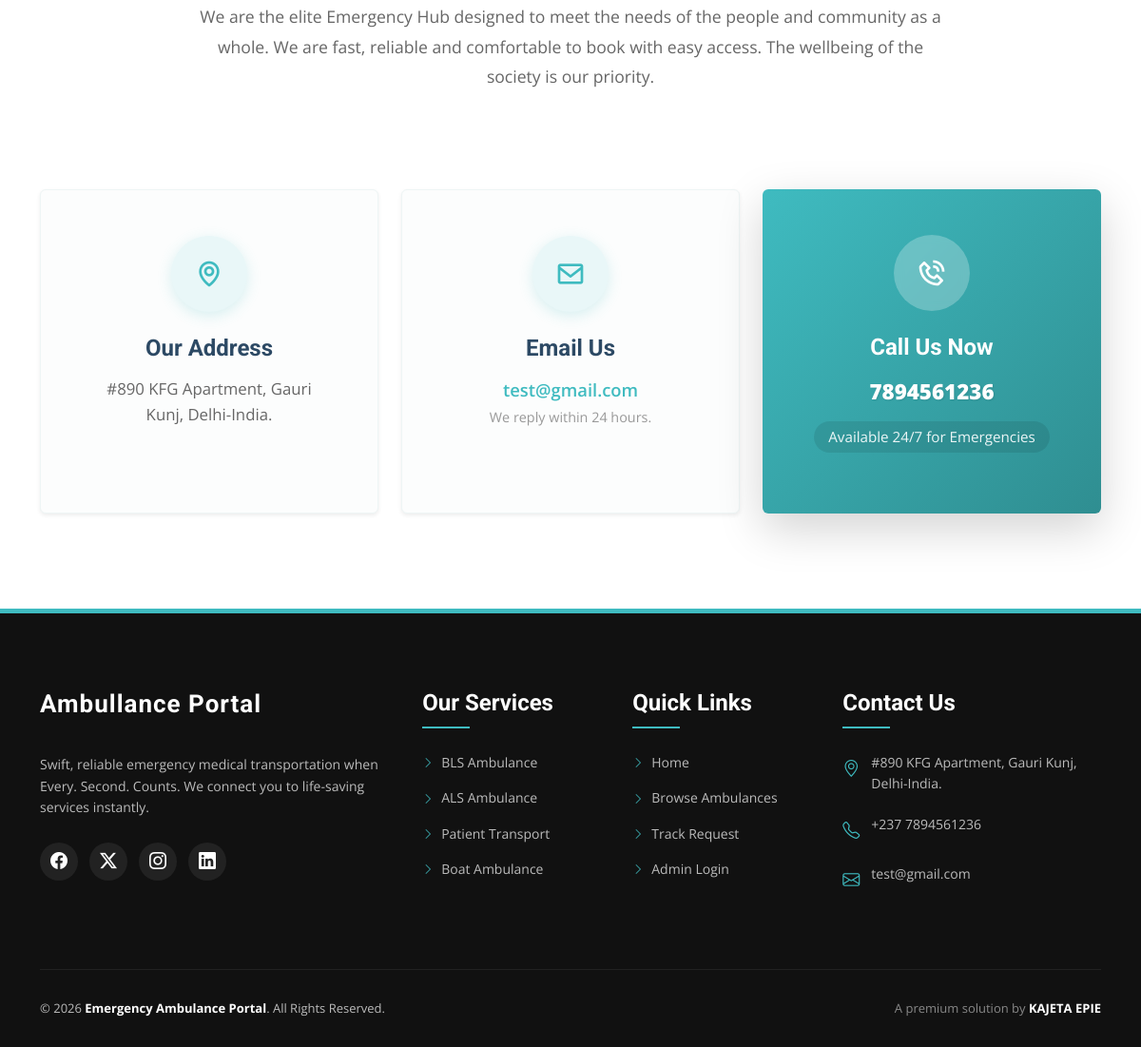
The app's page / (lower part), older data.
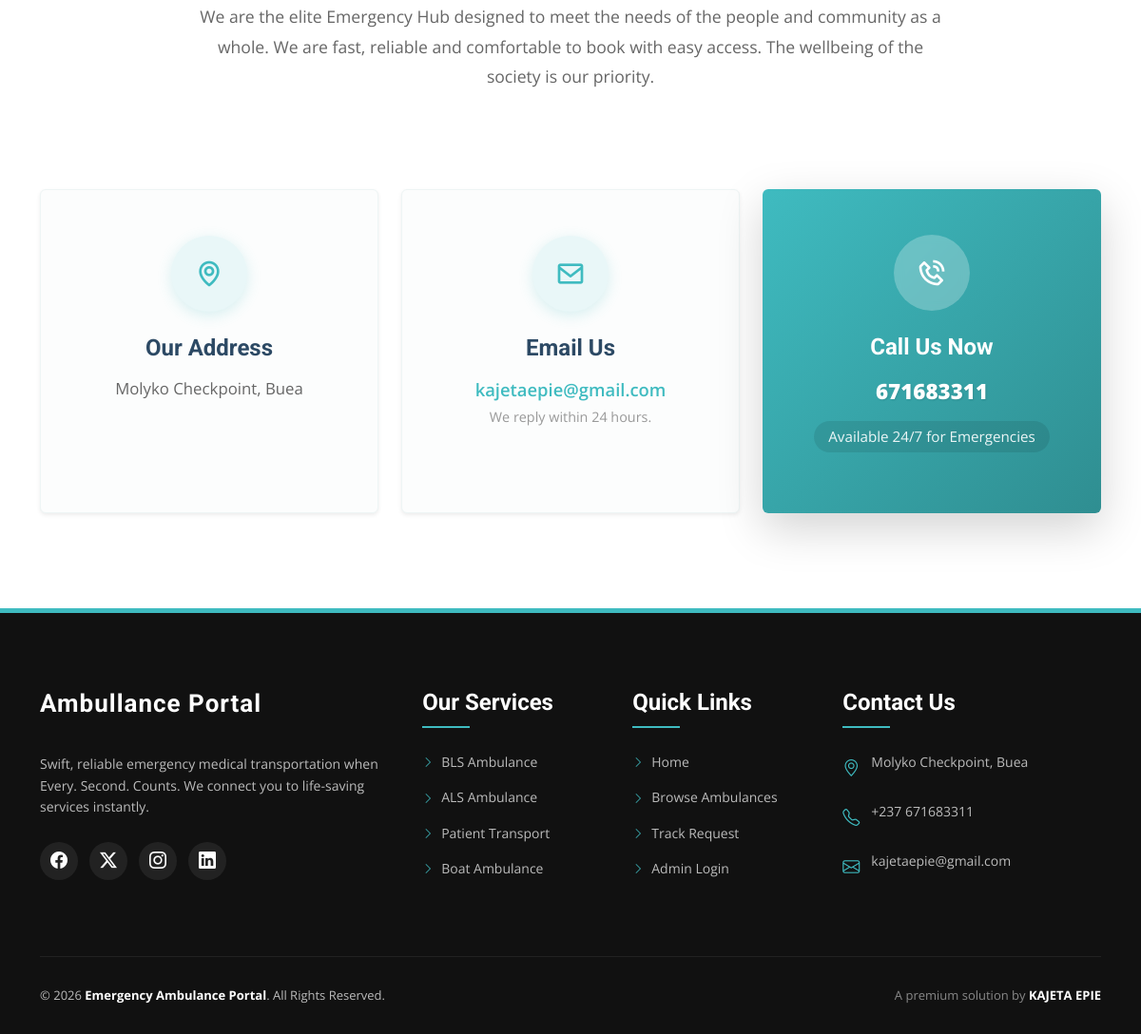
The same page, newer data.
### tables this page shows
CREATE TABLE `tblpage` (
  `ID` int(10) NOT NULL,
  `PageType` varchar(200) DEFAULT NULL,
  `PageTitle` varchar(200) DEFAULT NULL,
  `PageDescription` mediumtext DEFAULT NULL,
  `Email` varchar(200) DEFAULT NULL,
  `MobileNumber` bigint(10) DEFAULT NULL,
  `UpdationDate` timestamp NULL DEFAULT NULL ON UPDATE current_timestamp()
);

### index.php (the view, shortened to what this page needs)
<!DOCTYPE html>
<html lang="en">
<head>
  <link href="assets/vendor/fontawesome-free/css/all.min.css" rel="stylesheet">
  <link href="assets/vendor/animate.css/animate.min.css" rel="stylesheet">
  <link href="assets/vendor/aos/aos.css" rel="stylesheet">
  <link href="assets/vendor/bootstrap/css/bootstrap.min.css" rel="stylesheet">
  <link href="assets/vendor/bootstrap-icons/bootstrap-icons.css" rel="stylesheet">
  <link href="assets/vendor/boxicons/css/boxicons.min.css" rel="stylesheet">
  <link href="assets/vendor/glightbox/css/glightbox.min.css" rel="stylesheet">
  <link href="assets/vendor/swiper/swiper-bundle.min.css" rel="stylesheet">
  <link href="assets/css/style.css" rel="stylesheet">
</head>
<body>
 <?php include_once('includes/header.php');?>
  <main id="main">
    <section id="contact" class="contact" style="padding: 100px 0; background: #fff;">
      <div class="container" data-aos="fade-up">
        <div class="section-title text-center mb-5">
          <p style="font-size: 1.1rem; color: #666; max-width: 800px; margin: 0 auto; line-height: 1.8;">We are the elite Emergency Hub designed to meet the needs of the people and community as a whole. We are fast, reliable and comfortable to book with easy access. The wellbeing of the society is our priority.</p>
        </div>
        <?php
        $query=mysqli_query($con,"select * from tblpage where PageType='contactus'");
        while ($row=mysqli_fetch_array($query)) {
        ?>
        <div class="row g-4 mt-2 justify-content-center">
          <div class="col-lg-4 col-md-6" data-aos="zoom-in" data-aos-delay="100">
            <div class="info-card h-100 p-5 text-center rounded shadow-sm" style="background: #fcfdfd; border: 1px solid #eef5f5; transition: all 0.3s ease;" onmouseover="this.style.transform='translateY(-10px)'; this.style.boxShadow='0 15px 35px rgba(63,187,192,0.15)';" onmouseout="this.style.transform='none'; this.style.boxShadow='0 .125rem .25rem rgba(0,0,0,.075)';">
              <div class="icon-wrapper mb-4" style="width: 80px; height: 80px; background: #e9f7f8; color: #3fbbc0; font-size: 32px; border-radius: 50%; display: flex; align-items: center; justify-content: center; margin: 0 auto; box-shadow: 0 4px 15px rgba(63,187,192,0.2);">
                <i class="bx bx-map"></i>
              </div>
              <h3 style="font-size: 1.5rem; font-weight: 700; color: #2c4964; margin-bottom: 15px;">Our Address</h3>
              <p style="color: #666; line-height: 1.6; font-size: 1.05rem;"><?php echo $row['PageDescription']; ?></p>
            </div>
          </div>
          <div class="col-lg-4 col-md-6" data-aos="zoom-in" data-aos-delay="200">
            <div class="info-card h-100 p-5 text-center rounded shadow-sm" style="background: #fcfdfd; border: 1px solid #eef5f5; transition: all 0.3s ease;" onmouseover="this.style.transform='translateY(-10px)'; this.style.boxShadow='0 15px 35px rgba(63,187,192,0.15)';" onmouseout="this.style.transform='none'; this.style.boxShadow='0 .125rem .25rem rgba(0,0,0,.075)';">
              <div class="icon-wrapper mb-4" style="width: 80px; height: 80px; background: #e9f7f8; color: #3fbbc0; font-size: 32px; border-radius: 50%; display: flex; align-items: center; justify-content: center; margin: 0 auto; box-shadow: 0 4px 15px rgba(63,187,192,0.2);">
                <i class="bx bx-envelope"></i>
              </div>
              <h3 style="font-size: 1.5rem; font-weight: 700; color: #2c4964; margin-bottom: 15px;">Email Us</h3>
              <p style="margin: 0;"><a href="mailto:<?php echo $row['Email']; ?>" style="color: #3fbbc0; text-decoration: none; font-size: 1.15rem; font-weight: 600;"><?php echo $row['Email']; ?></a></p>
              <p style="color: #999;font-size: 0.9rem; margin-top:5px;">We reply within 24 hours.</p>
            </div>
          </div>
          <div class="col-lg-4 col-md-6" data-aos="zoom-in" data-aos-delay="300">
            <div class="info-card h-100 p-5 text-center rounded shadow-lg" style="background: linear-gradient(135deg, #3fbbc0 0%, #2f8e91 100%); color: #fff; border: none; transition: all 0.3s ease;" onmouseover="this.style.transform='translateY(-10px)'; this.style.boxShadow='0 20px 40px rgba(63,187,192,0.4)';" onmouseout="this.style.transform='none'; this.style.boxShadow='0 10px 30px rgba(63,187,192,0.2)';">
              <div class="icon-wrapper mb-4" style="width: 80px; height: 80px; background: rgba(255,255,255,0.25); color: #fff; font-size: 32px; border-radius: 50%; display: flex; align-items: center; justify-content: center; margin: 0 auto; backdrop-filter: blur(5px);">
                <i class="bx bx-phone-call"></i>
              </div>
              <h3 style="font-size: 1.5rem; font-weight: 700; color: #fff; margin-bottom: 15px;">Call Us Now</h3>
              <p style="font-size: 1.4rem; font-weight: 800; margin: 0; text-shadow: 1px 1px 2px rgba(0,0,0,0.1);"><?php echo $row['MobileNumber']; ?></p>
              <p style="margin-top: 15px; font-size: 0.95rem; opacity: 0.9; background: rgba(0,0,0,0.1); padding: 5px 15px; border-radius: 20px; display: inline-block;">Available 24/7 for Emergencies</p>
            </div>
          </div>
        </div>
        <?php } ?>
      </div>
    </section>
  </main>
  <?php include_once('includes/footer.php');?>
</body>
</html>

### includes/footer.php (shortened to what this page needs)
<footer class="professional-footer">
    <div class="container">
        <div class="footer-grid">
            <div class="footer-col about">
                <h3>Ambullance Portal</h3>
                <p>Swift, reliable emergency medical transportation when Every. Second. Counts. We connect you to life-saving services instantly.</p>
                <div class="social-links">
                    <a href="#"><i class="bi bi-facebook"></i></a>
                    <a href="#"><i class="bi bi-twitter-x"></i></a>
                    <a href="#"><i class="bi bi-instagram"></i></a>
                    <a href="#"><i class="bi bi-linkedin"></i></a>
                </div>
            </div>
            <div class="footer-col">
                <h4>Our Services</h4>
                <ul class="footer-links">
                    <li><i class="bi bi-chevron-right"></i> <a href="#">BLS Ambulance</a></li>
                    <li><i class="bi bi-chevron-right"></i> <a href="#">ALS Ambulance</a></li>
                    <li><i class="bi bi-chevron-right"></i> <a href="#">Patient Transport</a></li>
                    <li><i class="bi bi-chevron-right"></i> <a href="#">Boat Ambulance</a></li>
                </ul>
            </div>
            <div class="footer-col">
                <h4>Quick Links</h4>
                <ul class="footer-links">
                    <li><i class="bi bi-chevron-right"></i> <a href="index.php">Home</a></li>
                    <li><i class="bi bi-chevron-right"></i> <a href="index.php#ambulance-availability">Browse Ambulances</a></li>
                    <li><i class="bi bi-chevron-right"></i> <a href="check-request.php">Track Request</a></li>
                    <li><i class="bi bi-chevron-right"></i> <a href="admin/login.php">Admin Login</a></li>
                </ul>
            </div>
            <div class="footer-col contact">
                <h4>Contact Us</h4>
                <?php
                $footer_email = 'help@ambullance.com';
                $footer_phone = '671683311';
                $footer_address = 'Buea, Cameroon';
                if (isset($con)) {
                    $ft_query = mysqli_query($con, "SELECT Email, MobileNumber, PageDescription FROM tblpage WHERE PageType='contactus'");
                    if ($ft_query && mysqli_num_rows($ft_query) > 0) {
                        $ft_data = mysqli_fetch_assoc($ft_query);
                        $footer_email = !empty($ft_data['Email']) ? $ft_data['Email'] : $footer_email;
                        $footer_phone = !empty($ft_data['MobileNumber']) ? $ft_data['MobileNumber'] : $footer_phone;
                        $footer_address = !empty($ft_data['PageDescription']) ? $ft_data['PageDescription'] : $footer_address;
                    }
                }
                $display_phone = (strpos($footer_phone, '+') === 0) ? $footer_phone : '+237 ' . $footer_phone;
                ?>
                <p><i class="bi bi-geo-alt"></i> <?php echo htmlspecialchars($footer_address); ?></p>
                <p><i class="bi bi-telephone"></i> <?php echo htmlspecialchars($display_phone); ?></p>
                <p><i class="bi bi-envelope"></i> <?php echo htmlspecialchars($footer_email); ?></p>
            </div>
        </div>
        <div class="footer-bottom">
            <div class="copyright">
                &copy; <?php echo date('Y'); ?> <strong>Emergency Ambulance Portal</strong>. All Rights Reserved.
            </div>
            <div class="credits">
                A premium solution by <strong>KAJETA EPIE</strong>
            </div>
        </div>
    </div>
</footer>

### assets/css/style.css (style rules this page uses)
body { font-family: "Open Sans", sans-serif; color: #444444; }
a { color: #3fbbc0; text-decoration: none; }
h1, h2, h3, h4, h5, h6 { font-family: "Roboto", sans-serif; }
section { padding: 60px 0; overflow: hidden; }
.section-title { text-align: center; padding-bottom: 30px; }
.section-title p { margin-bottom: 0; }
.professional-footer { background: #111; color: #bbb; padding: 80px 0 30px; font-size: 14px; border-top: 5px solid #3fbbc0; width: 100%; line-height: 1.6; }
.professional-footer h3, .professional-footer h4 { color: #fff; margin-bottom: 25px; font-weight: 700; position: relative; padding-bottom: 12px; }
.professional-footer h3 { font-size: 26px; letter-spacing: 1px; }
.professional-footer h4::after { content: ''; position: absolute; left: 0; bottom: 0; width: 50px; height: 2px; background: #3fbbc0; }
.professional-footer .footer-grid { display: grid; grid-template-columns: 2fr 1fr 1fr 1.5fr; gap: 40px; }
.professional-footer .footer-links { list-style: none; padding: 0; margin: 0; }
.professional-footer .footer-links li { margin: 0 0 15px 0; padding: 0; display: flex; align-items: center; gap: 8px; }
.professional-footer .footer-links li i { color: #3fbbc0; font-size: 12px; }
.professional-footer .footer-links li a { color: #bbb; transition: 0.3s; text-decoration: none; }
.professional-footer .social-links { margin-top: 25px; display: flex; gap: 12px; }
.professional-footer .social-links a { width: 40px; height: 40px; background: #222; color: #fff; display: flex !important; align-items: center; justify-content: center; border-radius: 50%; transition: 0.3s; text-decoration: none; font-size: 18px; }
.professional-footer .contact p { margin-bottom: 20px; display: flex; align-items: flex-start; gap: 12px; }
.professional-footer .contact i { color: #3fbbc0; font-size: 18px; margin-top: 3px; }
.professional-footer .footer-bottom { margin-top: 60px; padding-top: 30px; border-top: 1px solid #222; display: flex; justify-content: space-between; align-items: center; flex-wrap: wrap; font-size: 13px; }
.professional-footer .footer-bottom strong { color: #fff; }
.professional-footer .footer-bottom .credits { color: #888; }

### includes/footer.php (style rules this page uses)
.professional-footer { background: #111 !important; color: #bbb !important; padding: 80px 0 30px !important; font-size: 14px !important; border-top: 5px solid #3fbbc0 !important; width: 100% !important; line-height: 1.6 !important; text-align: left !important; }
.professional-footer h3, .professional-footer h4 { color: #fff !important; margin-bottom: 25px !important; font-weight: 700 !important; position: relative !important; padding-bottom: 12px !important; }
.professional-footer h3 { font-size: 26px !important; }
.professional-footer .footer-grid { display: grid !important; grid-template-columns: 2fr 1fr 1fr 1.5fr !important; gap: 40px !important; }
.professional-footer .footer-links { list-style: none !important; padding: 0 !important; margin: 0 !important; }
.professional-footer .footer-links li { margin: 0 0 15px 0 !important; display: flex !important; align-items: center !important; gap: 8px !important; list-style: none !important; }
.professional-footer .social-links { margin-top: 25px !important; display: flex !important; gap: 12px !important; }
.professional-footer .social-links a { width: 40px !important; height: 40px !important; background: #222 !important; color: #fff !important; display: flex !important; align-items: center !important; justify-content: center !important; border-radius: 50% !important; text-decoration: none !important; }
.professional-footer .footer-bottom { margin-top: 60px !important; padding-top: 30px !important; border-top: 1px solid #222 !important; display: flex !important; justify-content: space-between !important; align-items: center !important; flex-wrap: wrap !important; }

Row changes from the older to the newer data that the page shows:
changed tblpage: PageDescription "#890 KFG Apartment, Gauri Kunj, Delhi-India." → "Molyko Checkpoint, Buea"; Email "test@gmail.com" → "kajetaepie@gmail.com"; MobileNumber "7894561236" → "671683311"; MobileNumber "+237 7894561236" → "+237 671683311"
